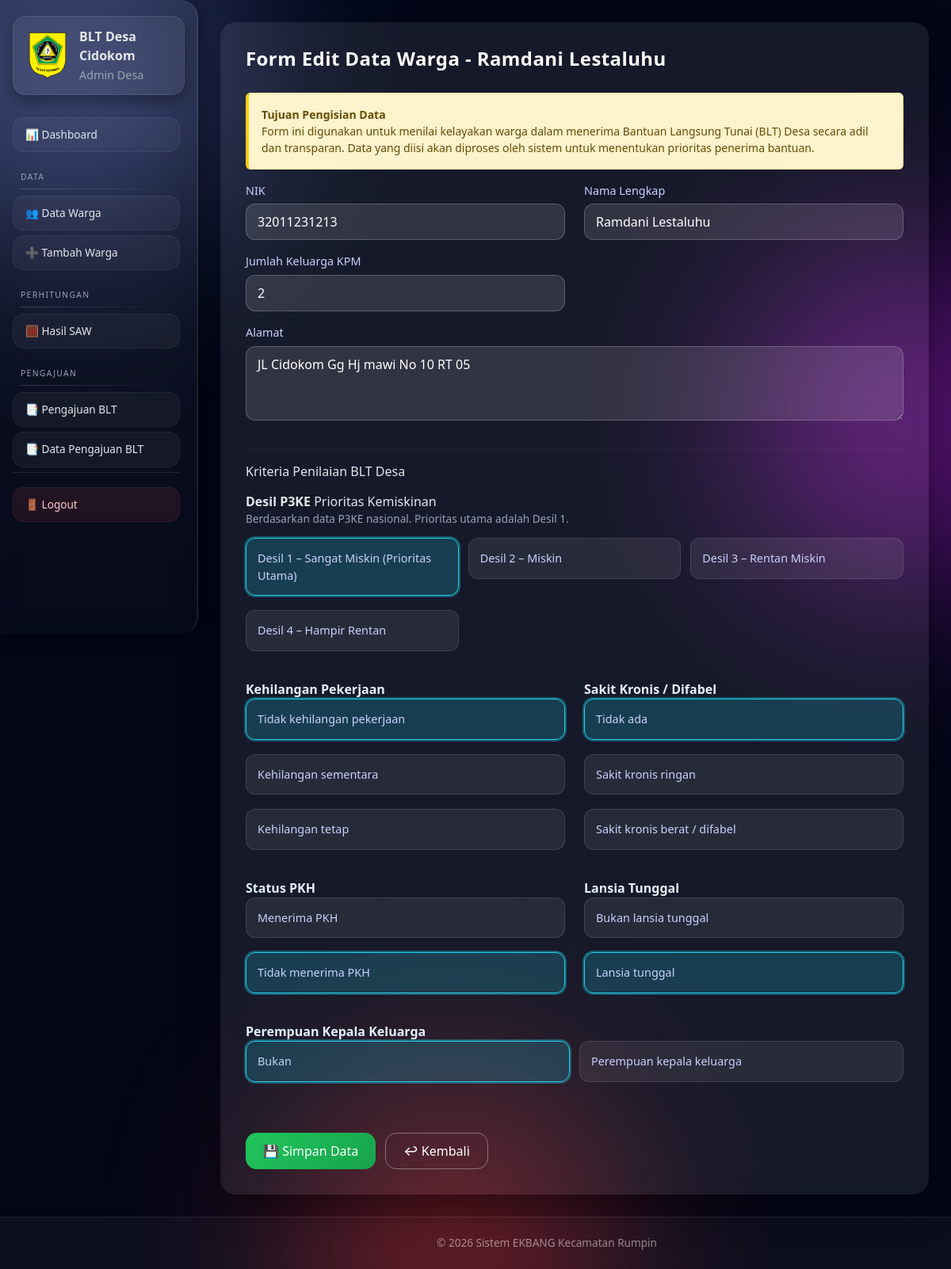
/desa/warga/1/edit/ (signed in), run on the app's committed database.
### ekbang/models.py (models this page shows, shortened)
class Warga(models.Model):
    desa = models.ForeignKey(
        Desa,
        on_delete=models.CASCADE,
        related_name='warga'
    )
    nik = models.CharField(
        max_length=16,
        unique=True,
        validators=[nik_validator],
        verbose_name="NIK"
    )
    nama = models.CharField(max_length=100)
    jumlah_keluarga_kpm = models.IntegerField(max_length=100)
    alamat = models.TextField()
    desil_p3ke = models.IntegerField(
        help_text="Nilai 1–5 berdasarkan desil P3KE"
    )
    kehilangan_pekerjaan = models.IntegerField(
        help_text="1 = tidak, 5 = ya"
    )
    sakit_kronis = models.IntegerField(
        help_text="1 = tidak, 5 = ya"
    )
    tidak_pkh = models.IntegerField(
        help_text="1 = menerima PKH, 5 = tidak menerima"
    )
    lansia_tunggal = models.IntegerField(
        help_text="1 = tidak, 5 = ya"
    )
    perempuan_kepala = models.IntegerField(
        help_text="1 = tidak, 5 = ya"
    )
    class Meta:
        indexes = [
            models.Index(fields=['nik']),
        ]

### ekbang/proses/decorators.py (the view)
        def wrapper(request, *args, **kwargs):
            if not hasattr(request.user, 'profile'):
                messages.error(request, 'Role tidak ditemukan')
                return redirect('login')
            if request.user.profile.role != role:
                messages.error(request, 'Anda tidak punya akses')
                return redirect('login')
            return view_func(request, *args, **kwargs)

### ekbang/views/desa.py (called while the page is built)
@login_required
@role_required('desa')
def warga_edit(request, id):
    desa = request.user.desa
    warga = get_object_or_404(Warga, id=id, desa=desa)
    form = WargaForm(request.POST or None, instance=warga)
    if request.method == 'POST' and form.is_valid():
        form.save()
        messages.success(request, 'Data warga berhasil diupdate')
        return redirect('desa_warga_list')
    return render(request, 'desa/warga_form.html', {
        'form': form,
        'mode': 'edit',
        'warga': warga
        })

### ekbang/templates/desa/warga_form.html (shortened to what this page needs)
{% extends 'base/base.html' %}
{% load static %}
{% block extra_css %}
<link rel="stylesheet" href="{% static 'css/desa/form_warga.css' %}">
{% endblock %}
{% block content %}
<div class="form-wrapper">
    <h4 class="form-title">
    {% if form.instance.pk %}
        Form Edit Data Warga - {{ form.instance.nama }}
    {% else %}
       Form Tambah Data Warga
    {% endif %}
</h4>
    <div class="alert alert-warning small">
    <strong>Tujuan Pengisian Data</strong><br>
    Form ini digunakan untuk menilai kelayakan warga dalam menerima Bantuan Langsung Tunai (BLT) Desa
    secara adil dan transparan. Data yang diisi akan diproses oleh sistem untuk menentukan prioritas penerima bantuan.
</div>
    <form method="post">
        <div class="row">
            <div class="col-md-6 mb-3">
                <label>NIK</label>
                {{ form.nik }}
            </div>
            <div class="col-md-6 mb-3">
                <label>Nama Lengkap</label>
                {{ form.nama }}
            </div>
            <div class="col-md-6 mb-3">
                <label>Jumlah Keluarga KPM</label>
                {{ form.jumlah_keluarga_kpm }}
            </div>
        </div>
        <div class="mb-4">
            <label>Alamat</label>
            {{ form.alamat }}
        </div>
        <hr>
        <h6 class="form-section-title">Kriteria Penilaian BLT Desa</h6>
        <div class="criteria-box">
            <div class="criteria-header">
                <strong>Desil P3KE</strong>
                <span>Prioritas Kemiskinan</span>
            </div>
            <p class="criteria-desc">
                Berdasarkan data P3KE nasional. Prioritas utama adalah Desil 1.
            </p>
            <div class="radio-grid">
                {% for radio in form.desil_p3ke %}
                <label class="radio-card">
                    <div class="radio-content">
                        {{ radio.choice_label }}
                    </div>
                </label>
                {% endfor %}
            </div>
        </div>
        <div class="row">
            <div class="col-md-6">
                <div class="criteria-box">
                    <strong class="criteria-title">Kehilangan Pekerjaan</strong>
                    <div class="radio-grid">
                        {% for radio in form.kehilangan_pekerjaan %}
                        <label class="radio-card">
                            <div class="radio-content">{{ radio.choice_label }}</div>
                        </label>
                        {% endfor %}
                    </div>
                </div>
            </div>
            <div class="col-md-6">
                <div class="criteria-box">
                    <strong class="criteria-title">Sakit Kronis / Difabel</strong>
                    <div class="radio-grid">
                        {% for radio in form.sakit_kronis %}
                        <label class="radio-card">
                            <div class="radio-content">{{ radio.choice_label }}</div>
                        </label>
                        {% endfor %}
                    </div>
                </div>
            </div>
            <div class="col-md-6">
                <div class="criteria-box">
                    <strong class="criteria-title">Status PKH</strong>
                    <div class="radio-grid">
                        {% for radio in form.tidak_pkh %}
                        <label class="radio-card">
                            <div class="radio-content">{{ radio.choice_label }}</div>
                        </label>
                        {% endfor %}
                    </div>
                </div>
            </div>
            <div class="col-md-6">
                <div class="criteria-box">
                    <strong class="criteria-title">Lansia Tunggal</strong>
                    <div class="radio-grid">
                        {% for radio in form.lansia_tunggal %}
                        <label class="radio-card">
                            <div class="radio-content">{{ radio.choice_label }}</div>
                        </label>
                        {% endfor %}
                    </div>
                </div>
            </div>
            <div class="col-md-12">
                <div class="criteria-box">
                    <strong class="criteria-title">Perempuan Kepala Keluarga</strong>
                    <div class="radio-grid">
                        {% for radio in form.perempuan_kepala %}
                        <label class="radio-card">
                            <div class="radio-content">{{ radio.choice_label }}</div>
                        </label>
                        {% endfor %}
                    </div>
                </div>
            </div>
        </div>
        <div class="form-actions">
            <button class="btn btn-success">💾 Simpan Data</button>
            <a href="{% url 'desa_warga_list' %}" class="btn btn-outline-light">↩ Kembali</a>
        </div>
    </form>
</div>
{% endblock %}

### ekbang/templates/base/sidebar.html (shortened to what this page needs)
{% load static %}
<link rel="stylesheet" href="{% static 'css/desa/sidebar.css' %}">
<div class="sidebar-desa">
    <div class="sidebar-brand">
       <span class="logo">
    <img src="{% static 'img/logo.png' %}" alt="Logo" />
</span>
        <div>
            <strong>BLT Desa {{ request.user.username }}</strong>
            <small>Admin Desa</small>
        </div>
    </div>
    <div class="sidebar-scroll">
        <nav class="sidebar-menu">
            <a href="{% url 'desa_dashboard' %}" class="menu-item">📊 Dashboard</a>
            <div class="menu-section">DATA</div>
            <a href="{% url 'desa_warga_list' %}" class="menu-item">👥 Data Warga</a>
            <a href="{% url 'desa_warga_tambah' %}" class="menu-item">➕ Tambah Warga</a>
            <div class="menu-section">PERHITUNGAN</div>
            <a href="{% url 'desa_hasil_saw' %}" class="menu-item">🧮 Hasil SAW</a>
            <div class="menu-section">PENGAJUAN</div>
            <a href="{% url 'desa_pengajuan' %}" class="menu-item">📑 Pengajuan BLT</a>
            <a href="{% url 'desa_pengajuan_list' %}" class="menu-item">📑 Data Pengajuan BLT</a>
        </nav>
        <div class="sidebar-footer">
            <a href="{% url 'logout' %}" class="menu-item logout">🚪 Logout</a>
        </div>
    </div>
</div>

### ekbang/static/css/bg.css (style rules this page uses)
.alert-warning { border-left: 4px solid #facc15; }

### ekbang/static/css/desa/form_warga.css (style rules this page uses)
.form-wrapper { background: rgba(255, 255, 255, 0.08); backdrop-filter: blur(16px); border-radius: 20px; padding: 32px; box-shadow: 0 20px 45px rgba(0,0,0,0.35); color: #e5e7eb; max-width: 1100px; margin: auto; }
.form-title { font-weight: 600; color: #ffffff; margin-bottom: 28px; letter-spacing: .4px; }
.form-section-title { font-weight: 500; color: #e5e7eb; margin-bottom: 16px; }
.form-wrapper label { font-size: .9rem; margin-bottom: 6px; display: block; color: #c7d2fe; }
.form-wrapper input, .form-wrapper select, .form-wrapper textarea { width: 100%; padding: 10px 14px; border-radius: 12px; background: rgba(255,255,255,0.12); border: 1px solid rgba(255,255,255,0.2); color: #ffffff; transition: all .25s ease; }
.form-wrapper textarea { min-height: 90px; }
.form-wrapper input::placeholder, .form-wrapper textarea::placeholder { color: rgba(255,255,255,.5); }
.form-wrapper hr { border-color: rgba(255,255,255,.2); margin: 30px 0 18px; }
.form-actions { margin-top: 28px; display: flex; gap: 12px; }
.form-actions .btn { padding: 10px 22px; border-radius: 14px; font-weight: 500; transition: all .25s ease; }
.form-actions .btn-success { background: linear-gradient(135deg, #22c55e, #16a34a); border: none; }
.form-actions .btn-outline-light { border-color: rgba(255,255,255,.35); color: #ffffff; }
.criteria-box { margin-bottom: 30px; }
.criteria-title { font-weight: 600; color: #e5f2ff; margin-bottom: 20%; }
.criteria-desc { font-size: .85rem; color: #94a3b8; margin-bottom: 14px; }
.radio-grid { display: grid; grid-template-columns: repeat(auto-fit, minmax(230px, 1fr)); gap: 12px; }
.radio-content { padding: 14px; border-radius: 12px; background: rgba(255,255,255,.08); border: 1px solid rgba(148,163,184,.2); transition: .25s; }
.radio-card input:checked + .radio-content { border-color: #22d3ee; background: rgba(34,211,238,.2); box-shadow: 0 0 0 2px rgba(34,211,238,.35); }

### ekbang/static/css/desa/sidebar.css (style rules this page uses)
.sidebar-desa { position: fixed; top: 0; left: 0; width: 250px; height: 100vh; background: linear-gradient( 180deg, rgba(255,255,255,0.07), rgba(255,255,255,0.02) ); backdrop-filter: blur(18px); border-right: 1px solid rgba(255,255,255,0.1); border-top-right-radius: 22px; border-bottom-right-radius: 22px; box-shadow: 4px 0 26px rgba(0,0,0,0.45), inset -1px 0 0 rgba(255,255,255,0.06); display: flex; flex-direction: column; padding: 20px 16px; z-index: 30; }
.sidebar-brand { display: flex; align-items: center; gap: 10px; padding: 14px; margin-bottom: 22px; border-radius: 16px; background: rgba(255,255,255,0.06); box-shadow: inset 0 0 0 1px rgba(255,255,255,0.08), 0 8px 20px rgba(0,0,0,0.35); color: #e5e7eb; }
.sidebar-brand .logo { display: flex; align-items: center; }
.sidebar-brand .logo img { width: 60px; height: 60px; object-fit: contain; }
.sidebar-brand strong { font-size: 1rem; }
.sidebar-brand small { display: block; font-size: 0.9rem; color: #9ca3af; margin-top: 2px; }
.sidebar-menu { flex: 1; }
.menu-section { margin: 24px 10px 8px; font-size: 0.65rem; letter-spacing: 1.3px; color: #94a3b8; text-transform: uppercase; position: relative; }
.menu-section::after { content: ''; display: block; height: 1px; margin-top: 6px; background: linear-gradient( to right, rgba(255,255,255,0.18), transparent ); }
.menu-item { position: relative; display: flex; align-items: center; gap: 12px; padding: 12px 16px; margin: 6px 0; border-radius: 14px; font-size: 0.85rem; font-weight: 500; color: #e5e7eb; text-decoration: none; background: rgba(255,255,255,0.04); box-shadow: inset 0 0 0 1px rgba(255,255,255,0.05); transition: all .25s ease; }
.sidebar-footer { margin-top: auto; padding-top: 12px; border-top: 1px solid rgba(255,255,255,0.1); }
.menu-item.logout { background: rgba(239,68,68,0.10); color: #fecaca; }
.sidebar-scroll { flex: 1; overflow-y: auto; padding-right: 6px; }
.sidebar-scroll { scrollbar-width: thin; scrollbar-color: rgba(255,255,255,0.2) transparent; }

### data on the page
Warga: instance.nama "Ramdani Lestaluhu", nik "32011231213", nama "Ramdani Lestaluhu", jumlah_keluarga_kpm "2", alamat "JL Cidokom Gg Hj mawi No 10 RT 05"

### other printed values
{{ request.user.username }} "Cidokom"
{{ radio.choice_label }} "Desil 1 – Sangat Miskin (Prioritas Utama)" "Desil 2 – Miskin" "Desil 3 – Rentan Miskin" "Desil 4 – Hampir Rentan"
{{ radio.choice_label }} "Tidak kehilangan pekerjaan" "Kehilangan sementara" "Kehilangan tetap"
{{ radio.choice_label }} "Tidak ada" "Sakit kronis ringan" "Sakit kronis berat / difabel"
{{ radio.choice_label }} "Menerima PKH" "Tidak menerima PKH"
{{ radio.choice_label }} "Bukan lansia tunggal" "Lansia tunggal"
{{ radio.choice_label }} "Bukan" "Perempuan kepala keluarga"
